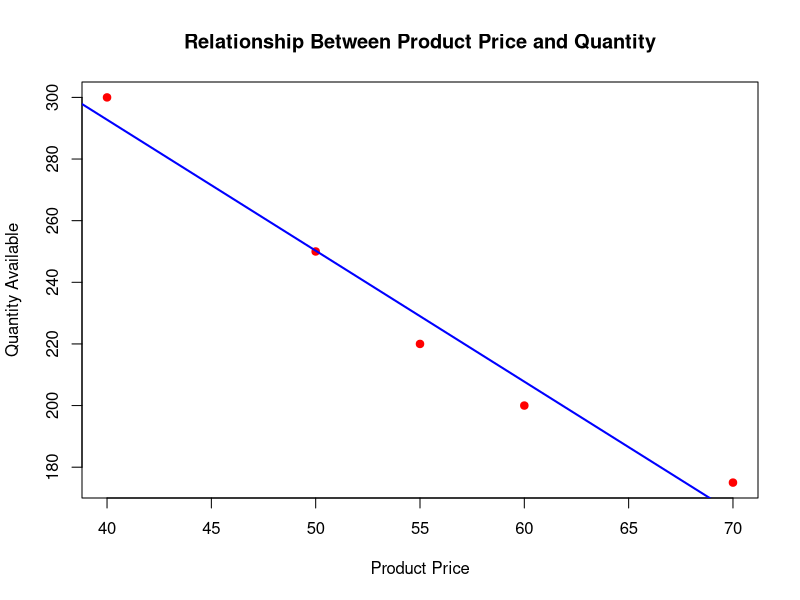

Here is the R script that generated this plot:
# Product data
product <- c("Product A", "Product B", "Product C", "Product D", "Product E")

price <- c(50, 70, 40, 60, 55)

quantity <- c(250, 175, 300, 200, 220)

# Scatter plot
plot(price, quantity,
     pch = 19,
     col = "red",
     main = "Relationship Between Product Price and Quantity",
     xlab = "Product Price",
     ylab = "Quantity Available")

# Trend line
abline(lm(quantity ~ price),
       col = "blue",
       lwd = 2)
